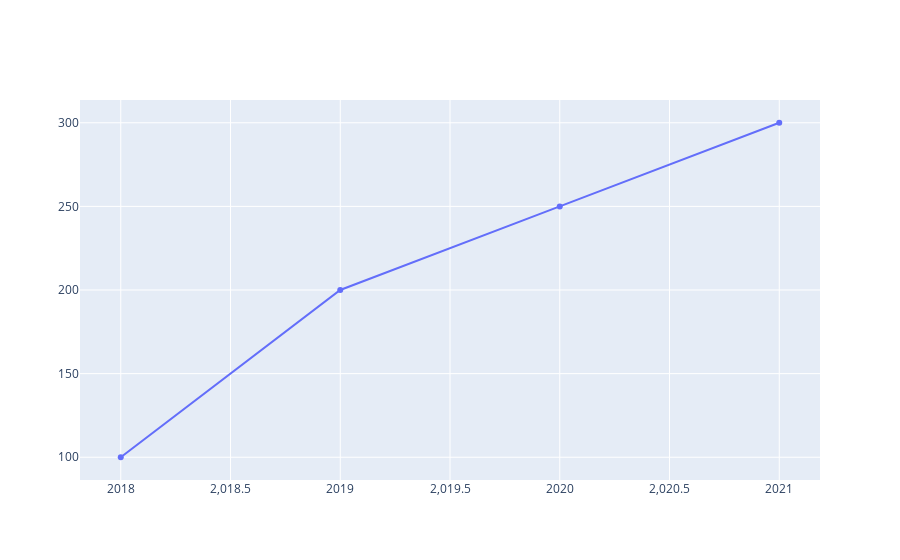

The notebook cell this image was saved under:
### Markdown cell above
---
**Plotly:**
- Plotly, similar to seaborn is another data visualization tool that can help us create more interactive plots and charts rather than just the plots. These charts are more visually appealing and also more engaging.

### Code cell
import plotly.graph_objects as go

years = [2018,2019,2020,2021]
sales = [100,200,250,300]
fig = go.Figure(data = go.Scatter(x=years,y=sales))
fig.show()

### Figure 1 — Plotly figure (JSON) as saved in the notebook; plotly's stock layout.template omitted (floating-point values rounded to 4 significant figures)
{"data": [{"type": "scatter", "x": [2018, 2019, 2020, 2021], "y": [100, 200, 250, 300]}], "layout": {}}
